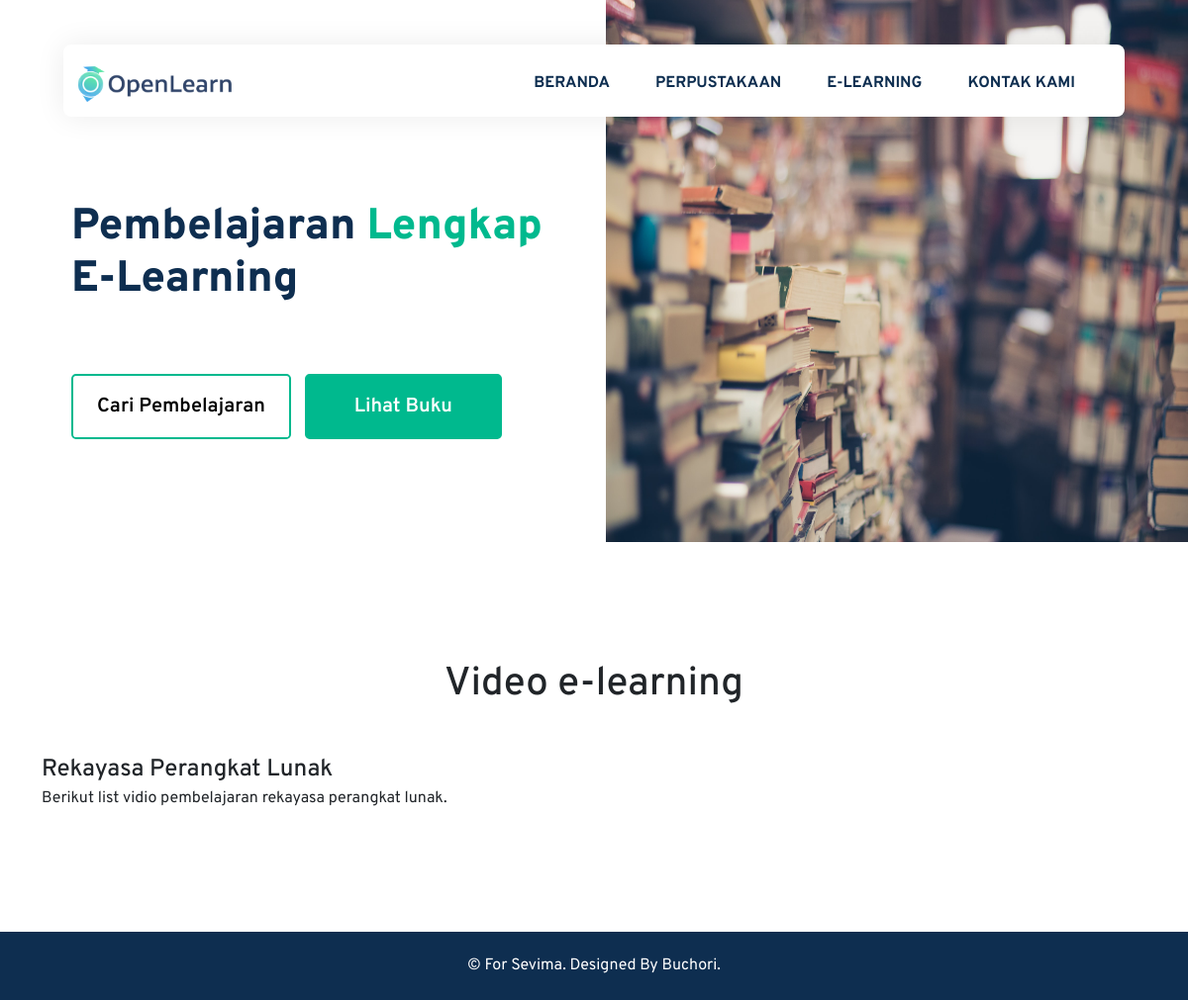
Page /codeigniter-sevima/index.php/pelajaran/belajar on the earlier database version.
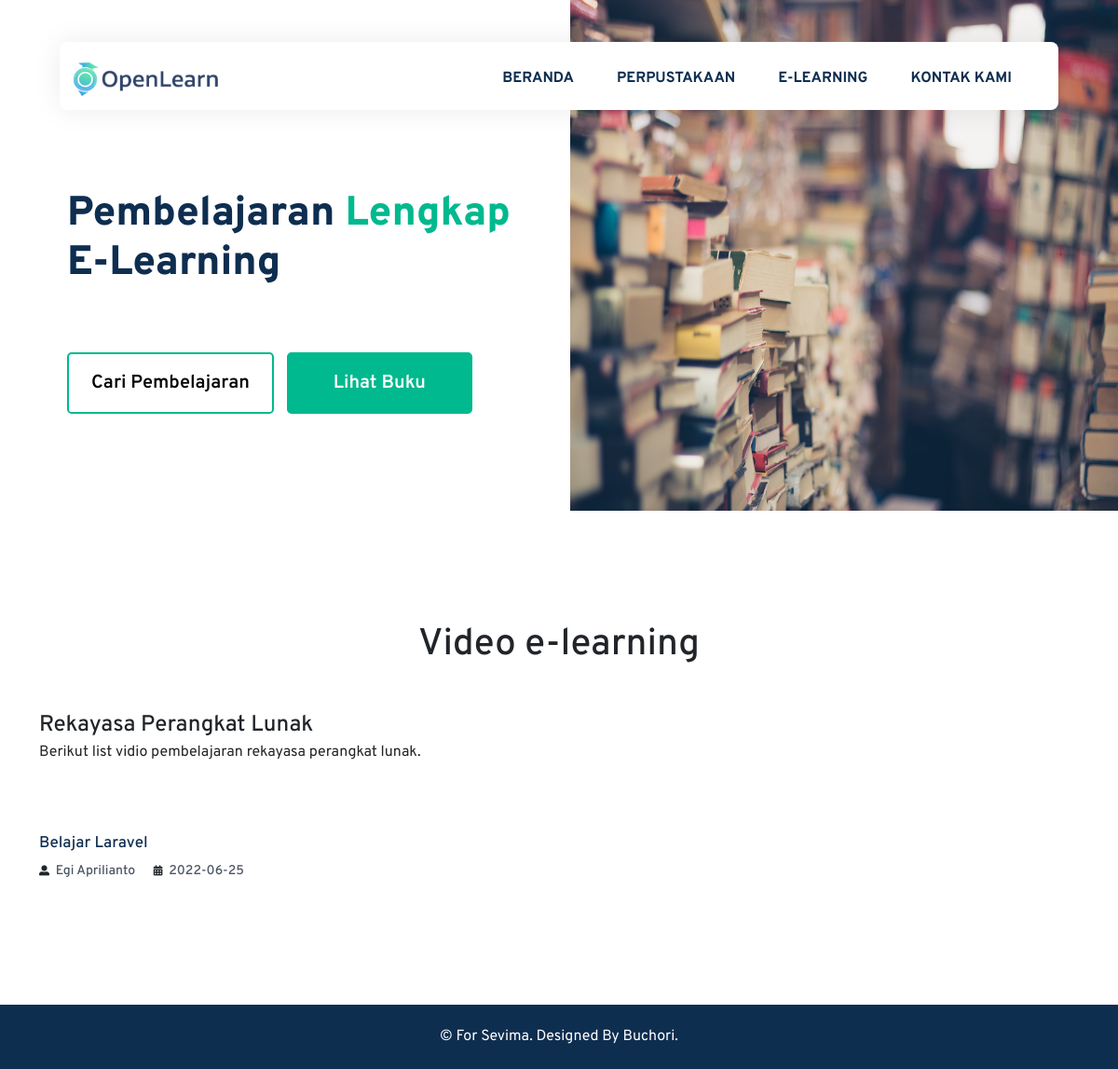
Same page on the later database version.
### tables this page shows
CREATE TABLE `sevima_pelajaran` (
  `id_pelajaran` int(11) NOT NULL,
  `id_guru` int(11) NOT NULL,
  `nama_pelajaran` varchar(256) NOT NULL,
  `desc_pelajaran` varchar(256) NOT NULL,
  `modul_url` varchar(256) NOT NULL,
  `diinput_tgl` date NOT NULL
);

CREATE TABLE `sevima_guru` (
  `id_guru` int(11) NOT NULL,
  `nama_guru` varchar(256) NOT NULL,
  `hak_akses` int(16) NOT NULL DEFAULT 2,
  `id_jurusan` int(11) NOT NULL,
  `no_wa` varchar(256) NOT NULL,
  `diinput_tgl` date DEFAULT NULL
);

### codeigniter-sevima/application/controllers/Pelajaran.php (called while the page is built, shortened)
<?php
class Pelajaran extends CI_Controller {
	function __construct(){
		$this->load->model('pelajaran_model');
	}
    public function belajar()
	{
        $data['pelajaran'] = $this->pelajaran_model->getAll();
		$this->load->view('layout/landing/header');
		$this->load->view('belajar', $data);
		$this->load->view('layout/landing/footer');
	}
}

### codeigniter-sevima/index.php (called while the page is built, shortened)
<?php
require_once BASEPATH.'core/CodeIgniter.php';

### codeigniter-sevima/application/models/Pelajaran_model.php (called while the page is built, shortened)
<?php
class Pelajaran_model extends CI_Model {
    public function getAll()
    {
        $this->db->select('*');
        $this->db->from('sevima_guru');
        $this->db->join('sevima_pelajaran','sevima_pelajaran.id_guru = sevima_guru.id_guru');
        $query = $this->db->get();
        return $query->result();
    }
}

### codeigniter-sevima/application/views/belajar.php (the view, shortened to what this page needs)
 <section class="hero">
     <div class="col-lg-12">
         <div class="row">
             <div class="col-lg-6 col-md-6 col-sm-6">
                 <div class="content">
                     <div class="text-hero">
                         <h5>Pembelajaran <span>lengkap</span> E-Learning
                     </div>
                     <div class="action-btn">
                         <a href="#belajar" class="btn btn-lg btn-secondary py-3 px-4">Cari Pembelajaran </a>
                         <a href="perpustakaan" class="btn btn-lg btn-primary py-3 px-5">Lihat Buku</a>
                     </div>
                 </div>
             </div>
             <div class="col-lg-6 col-md-6 col-sm-6">
                 <div class="page-banner">
                     <img src="assets/img/slider-home/slider-1.jpg" class="img-responsive " alt="">
                 </div>
             </div>
         </div>
     </div>
 </section>
<section class="pembelajaran" id="belajar">
     <div class="container">
         <div class="head-content">
             <h1>Video e-learning</h1>
         </div>
         <div class="subhead mb-6">
             <h4 class="mb-0">Rekayasa Perangkat Lunak</h4>
             <p>Berikut list vidio pembelajaran rekayasa perangkat lunak.</p>
         </div>
         <div class="list-video">
             <div class="row">
                 <?php foreach($pelajaran as $list):?>
                 <div class="col-xl-3 col-lg-4 col-md-6">
                     <div class="wrap-list">
                         <div class="image">
                         </div>
                         <div class="text">
                             <a href="<?= base_url("subbelajar/$list->id_pelajaran") ?>"> <?=$list->nama_pelajaran?></a>
                             <div class="info">
                                 <i class="fas fa-user-alt"></i>
                                 <span> <?=$list->nama_guru?></span>
                                 <i class="fas fa-calendar-alt ms-3"></i>
                                 <span><?=$list->diinput_tgl?></span>
                             </div>
                         </div>
                     </div>
                 </div>
                 <?php endforeach;?>
             </div>
         </div>
     </div>
</section>

Differences in the rows shown:
added sevima_pelajaran: nama_pelajaran "Belajar Laravel", id_guru.nama_guru "Egi Aprilianto", diinput_tgl "2022-06-25"
